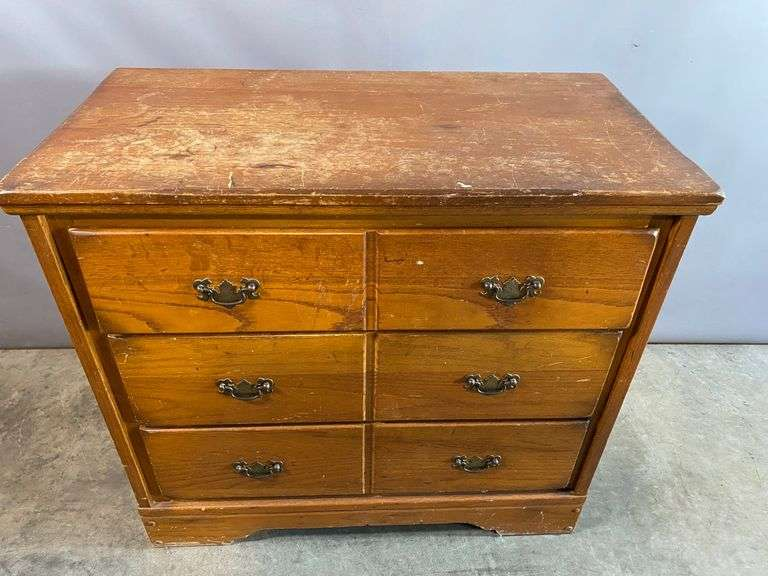
#> input picture img.jpeg, 768 x 576 px
$ python -i imageRestoration.py   (imports and definitions only)
#> lines starting #> are read from the running program, lines starting #| are printed output that depends on the picture
#> further down, picture is the input picture: shape (576, 768, 3); mean B, G, R 101.2, 134.1, 165
import base64
from flask import Flask, request, send_file, jsonify
import cv2
import numpy as np
from io import BytesIO

# [1 line not run here, left out]

# Function to decode Base64 image to OpenCV image
def decode_base64_image(base64_str):
    img_data = base64.b64decode(base64_str)
    nparr = np.frombuffer(img_data, np.uint8)
    img = cv2.imdecode(nparr, cv2.IMREAD_COLOR)
    return img

# Function to encode OpenCV image to Base64 (for optional use)
def encode_image_to_base64(img):
    _, buffer = cv2.imencode('.jpg', img)
    img_bytes = buffer.tobytes()
    base64_str = base64.b64encode(img_bytes).decode('utf-8')
    return base64_str


# Enhanced damage detection using edge detection (Canny)
def detect_damage_by_edges(image):
    gray = cv2.cvtColor(image, cv2.COLOR_BGR2GRAY)
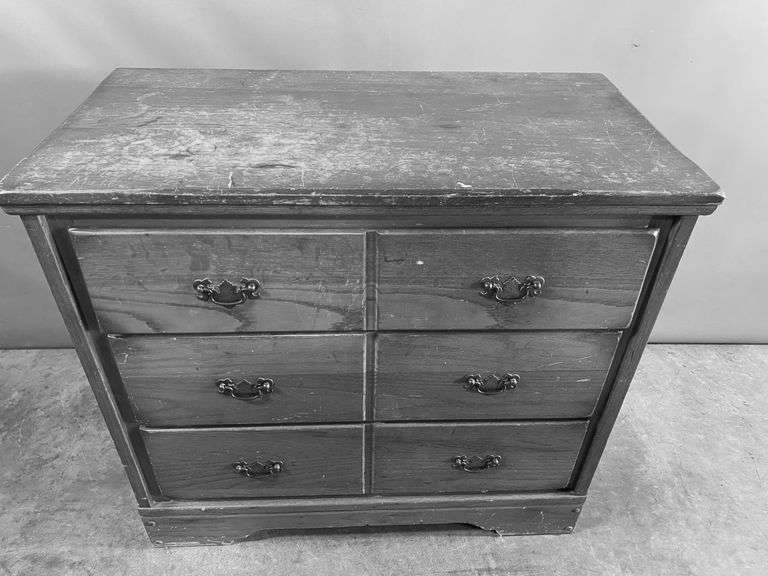
#> gray: shape (576, 768); min 1, max 253, mean 139.6
    edges = cv2.Canny(gray, threshold1=100, threshold2=200)
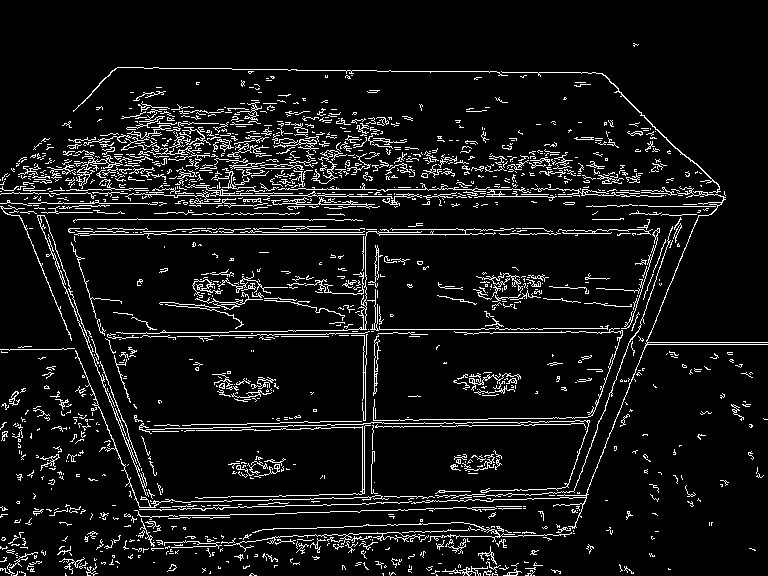
#> edges: shape (576, 768); 7.8% white in thin lines or dots
    return edges

# Inpainting to fill damaged areas
def restore_image(image, mask):
    inpainted_image = cv2.inpaint(image, mask, 3, flags=cv2.INPAINT_TELEA)
    return inpainted_image

# Apply Non-Local Means Denoising to smooth out areas and restore textures
def denoise_and_refine(image):
    denoised_image = cv2.fastNlMeansDenoisingColored(image, None, 10, 10, 7, 21)
    return denoised_image

# Function to process and restore the image
def restore_table_image(image):
    # Detect damage using edge detection
    mask = detect_damage_by_edges(image)

    # Inpaint the damaged areas using Telea inpainting
    inpainted_image = restore_image(image, mask)

    # Denoise and refine the inpainted image
    refined_image = denoise_and_refine(inpainted_image)

    return refined_image

# Route to handle the image upload and restoration
# [30 lines that did not run here, left out]

# [2 lines not run here, left out]

>>> import cv2
>>> picture = cv2.imread('img.jpeg')
>>> result = restore_table_image(picture)

$ run again, on restored_image.jpg
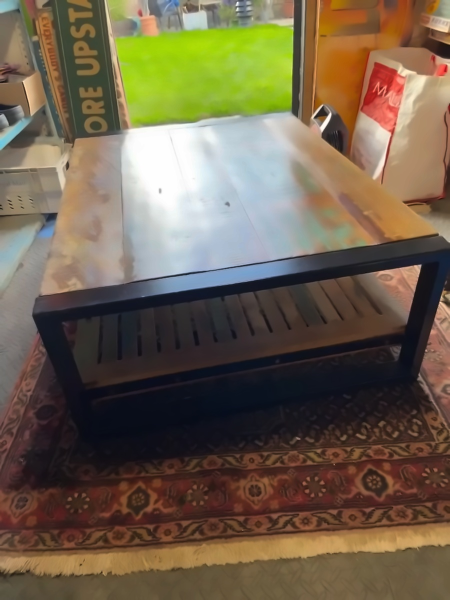
#> input picture restored_image.jpg, 900 x 1200 px (shown at 1/2 size)
#> picture is the input picture: shape (1200, 900, 3); mean B, G, R 76.9, 97.7, 111.7
#> in detect_damage_by_edges, `gray = cv2.cvtColor(image, cv2.COLOR_BGR2GRAY)`:
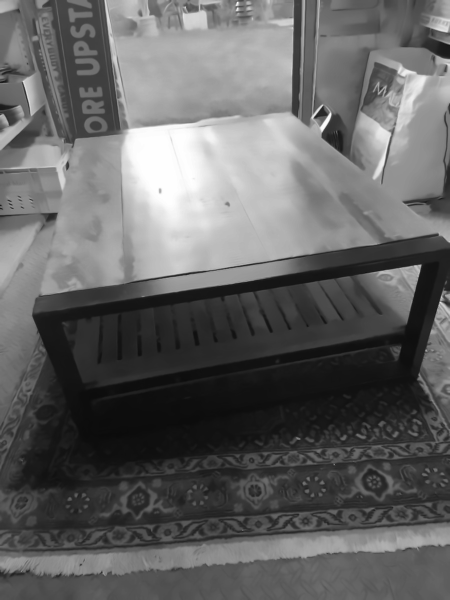
#> gray: shape (1200, 900) (shown at 1/2 size); min 9, max 255, mean 99.5
#> in detect_damage_by_edges, `edges = cv2.Canny(gray, threshold1=100, threshold2=200)`:
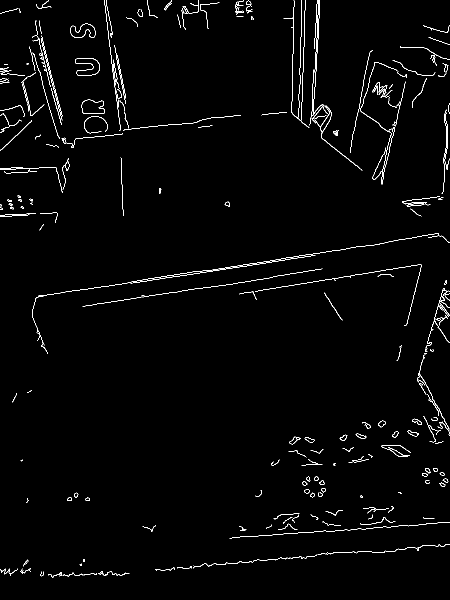
#> edges: shape (1200, 900) (shown at 1/2 size); 1.6% white in thin lines or dots
